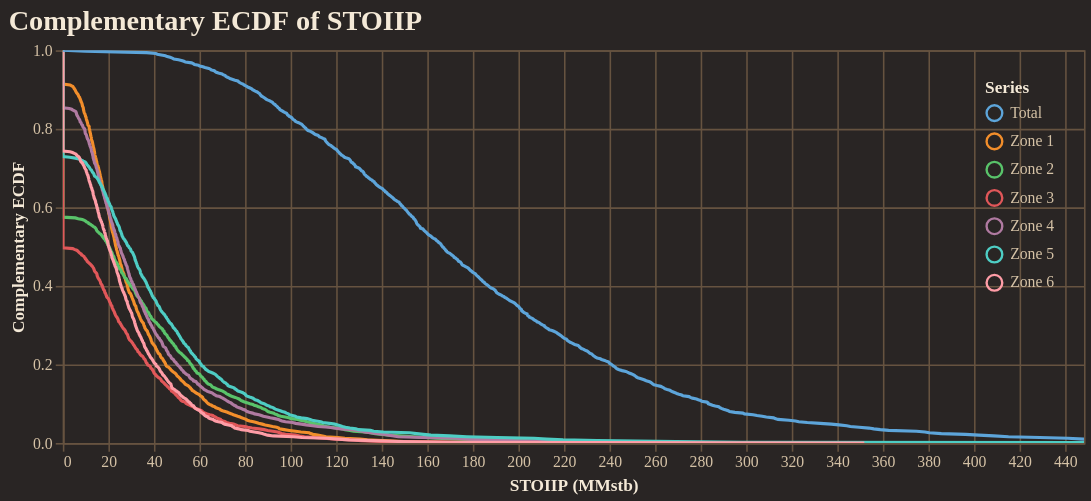

Write notebook code for a chart like this one.
### Code cell
fig = reporter.plotter.prospect_volumetric_ecdf_plot(
    figsize=(650, 250),
    backend=PLOTTING_BACKEND
)
fig.show()

### Figure 1 — Vega-Lite specification as saved in the notebook (floating-point values rounded to 4 significant figures; data arrays with more than 128 entries replaced by an {"elided": "..."} marker saying what was removed)
{"config": {"background": "#292524", "view": {"fill": "#292524", "stroke": "#665340"}, "title": {"color": "#f4e9d7", "font": "Merriweather", "fontSize": 18, "fontWeight": 600, "subtitleColor": "#d5c2a6", "anchor": "start"}, "axis": {"domainColor": "#665340", "gridColor": "#665340", "tickColor": "#665340", "labelColor": "#d5c2a6", "titleColor": "#f4e9d7", "labelFont": "Merriweather", "titleFont": "Merriweather"}, "legend": {"titleColor": "#f4e9d7", "labelColor": "#d5c2a6", "labelFont": "Merriweather", "titleFont": "Merriweather", "orient": "top-right", "symbolType": "circle"}, "header": {"labelColor": "#d5c2a6", "titleColor": "#f4e9d7", "labelFont": "Merriweather", "titleFont": "Merriweather"}, "mark": {"color": "#c78d3b"}, "line": {"color": "#c78d3b"}, "bar": {"color": "#c78d3b"}, "point": {"color": "#ddb06d"}, "area": {"color": "#c78d3b", "opacity": 0.35}, "text": {"color": "#f4e9d7", "font": "Merriweather"}, "range": {"category": ["#5DA5DA", "#F28E2B", "#59C36A", "#E15759", "#B07AA1", "#4ECDC4", "#FF9DA7", "#EDC948"]}}, "layer": [{"mark": {"type": "line", "clip": true, "strokeWidth": 2}, "encoding": {"color": {"field": "series", "title": "Series", "type": "nominal"}, "tooltip": [{"field": "series", "title": "Series", "type": "nominal"}, {"field": "stoiip_mmstb", "format": ",.2f", "title": "STOIIP (MMstb)", "type": "quantitative"}, {"field": "exceedance_probability", "format": ".3f", "title": "Exceedance", "type": "quantitative"}], "x": {"field": "stoiip_mmstb", "title": "STOIIP (MMstb)", "type": "quantitative"}, "y": {"field": "exceedance_probability", "scale": {"domain": [0, 1]}, "title": "Complementary ECDF", "type": "quantitative"}}}], "data": {"name": "data-3a367123c5147718a68fb4e0237b2f8a"}, "encoding": {"x": {"field": "stoiip_mmstb", "scale": {"domain": [0, 448.4]}, "type": "quantitative"}}, "height": 250, "title": "Complementary ECDF of STOIIP", "width": 650, "$schema": "https://vega.github.io/schema/vega-lite/v5.20.1.json", "datasets": {"data-3a367123c5147718a68fb4e0237b2f8a": {"elided": "3500 records"}}}
